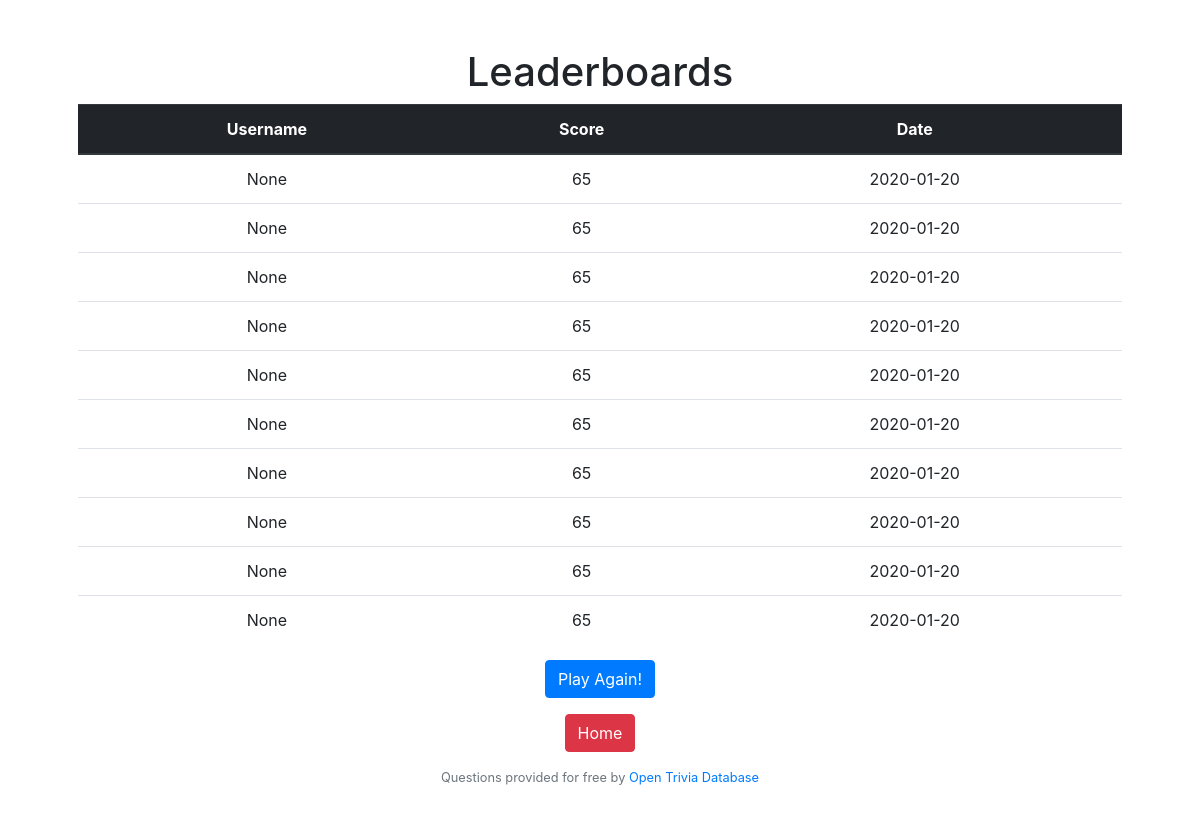
The page /leaderboard on the database as committed earlier.
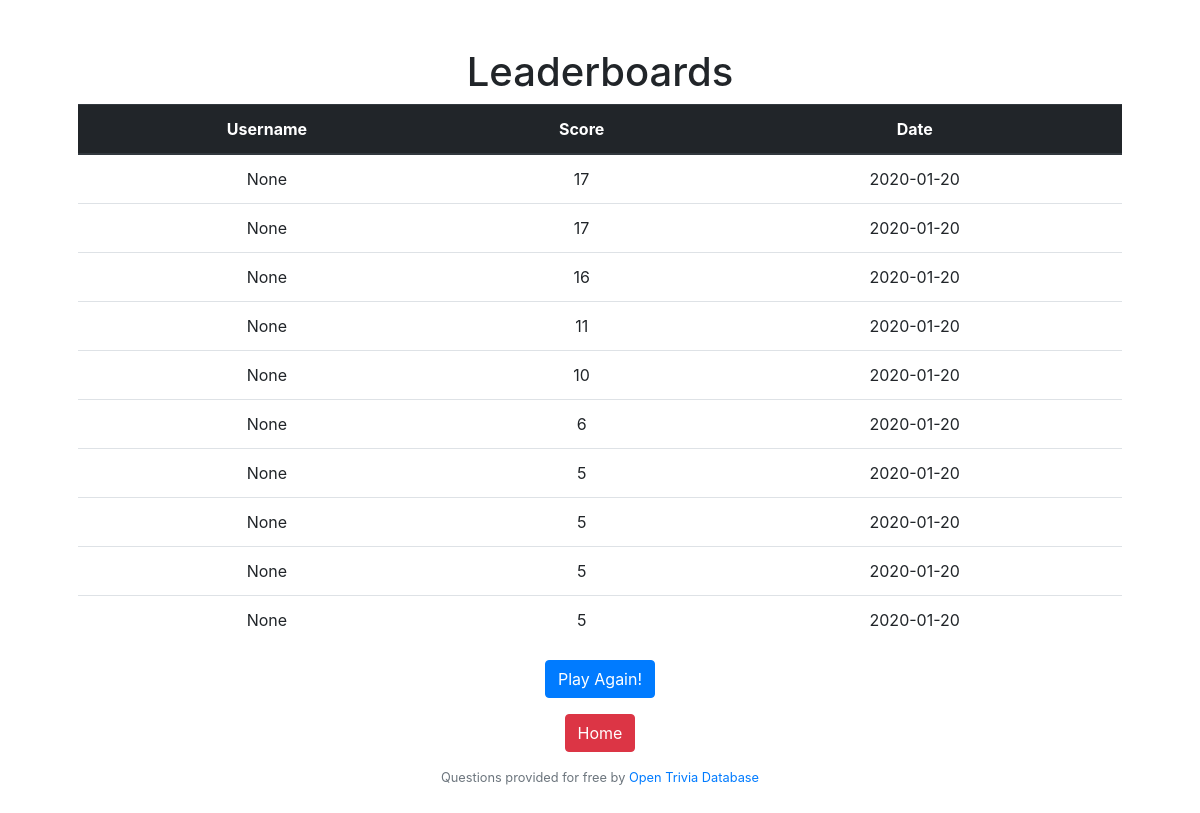
The same page on the database as committed later.
### tables this page shows
CREATE TABLE 'scores' ('id' integer PRIMARY KEY AUTOINCREMENT NOT NULL, 'username' varchar(16), 'score' integer NOT NULL, 'date' date NOT NULL DEFAULT CURRENT_DATE);

### application.py (the view)
@app.route("/leaderboard")
def leaderboard():
    topscores = db.execute("SELECT * FROM scores ORDER BY score")[::-1][:10]
    return render_template("leaderboard.html", scores=topscores)

### application.py (called while the page is built)
@app.after_request
def after_request(response):
    response.headers["Cache-Control"] = "no-cache, no-store, must-revalidate"
    response.headers["Expires"] = 0
    response.headers["Pragma"] = "no-cache"
    return response

### templates/leaderboard.html
{% extends "layout.html" %}
{% block main %}
<h1><center>Leaderboards</center></h1>
<table class="table">
  <thead class="thead-dark">
    <tr>
      <th scope="col">Username</th>
      <th scope="col">Score</th>
      <th scope="col">Date</th>
    </tr>
  </thead>
  <tbody>
    {% for score in scores %}
    <tr>
      <td> {{score.username}} </td>
      <td> {{score.score}}</td></td>
      <td> {{score.date}}</td>
    </tr>
    {% endfor %}
  </tbody>
</table>
<form action="/quiz" method="get">
    <p><center><button type="submit" class="btn btn-primary">Play Again!</button></center></p>
</form>
<form action="/" method="get">
    <p><center><button type="submit" class="btn btn-danger">Home</button></center></p>
</form>
{% endblock %}

Rows that differ between the two databases and show on the page:
removed scores: username "None", score "65", date "2020-01-20"
removed scores: username "None", score "65", date "2020-01-20"
removed scores: username "None", score "65", date "2020-01-20"
removed scores: username "None", score "65", date "2020-01-20"
removed scores: username "None", score "65", date "2020-01-20"
removed scores: username "None", score "65", date "2020-01-20"
removed scores: username "None", score "65", date "2020-01-20"
removed scores: username "None", score "65", date "2020-01-20"
removed scores: username "None", score "65", date "2020-01-20"
removed scores: username "None", score "65", date "2020-01-20"
now on this page (row edited): scores: username "None", score "17", date "2020-01-20"
now on this page (row edited): scores: username "None", score "17", date "2020-01-20"
now on this page (row edited): scores: username "None", score "16", date "2020-01-20"
now on this page (row edited): scores: username "None", score "11", date "2020-01-20"
now on this page (row edited): scores: username "None", score "10", date "2020-01-20"
now on this page (row edited): scores: username "None", score "6", date "2020-01-20"
now on this page (row edited): scores: username "None", score "5", date "2020-01-20"
now on this page (row edited): scores: username "None", score "5", date "2020-01-20"
now on this page (row edited): scores: username "None", score "5", date "2020-01-20"
now on this page (row edited): scores: username "None", score "5", date "2020-01-20"
